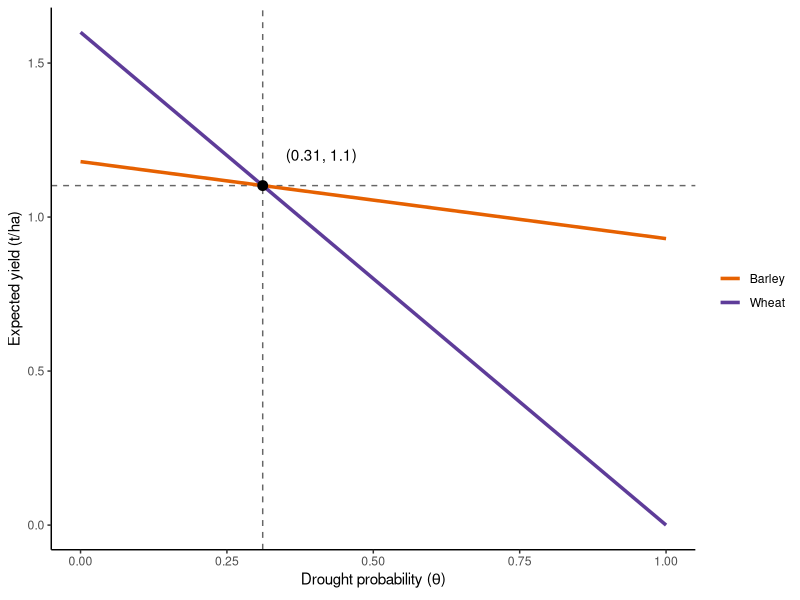

This figure's R source: (Note: this script raises an error after producing the figure.)
## ---- chunk 1
knitr::opts_chunk$set(echo = FALSE, cache = TRUE, fig.width = 5, fig.asp = 0.618)
library(raster)
library(ncdf4)
library(tidyverse)
library(patchwork)
## ---- chunk 2
wheat_dry <- 0
wheat_normal <- 1.6

barley_dry <- 0.93
barley_normal <- 1.18
## ---- chunk 3
expected_yield_wheat <- function(risk) {
  risk * wheat_dry + (1 - risk) * wheat_normal
}

expected_yield_barley <- function(risk) {
  risk * barley_dry + (1 - risk) * barley_normal
}

expected_yield <- function(risk) {
  expected_yield_wheat(risk) + expected_yield_barley(risk)
}

indiff <- tibble(risk = (barley_normal - wheat_normal) / (wheat_dry - wheat_normal - barley_dry + barley_normal),
                 yield = risk * wheat_dry + (1 - risk) * wheat_normal)
indiff_label <- paste0('(', round(indiff$risk, 2), ', ', round(indiff$yield, 2), ')')

tibble(risk = seq(0, 1, .1),
      Barley = expected_yield_barley(risk),
      Wheat = expected_yield_wheat(risk)) %>%
  gather(type, yield, Barley:Wheat) %>%
  ggplot(aes(risk, yield)) +
  geom_hline(yintercept = indiff$yield, linetype = 2, alpha = .6)+
  geom_vline(xintercept = indiff$risk, linetype = 2, alpha = .6) +
  geom_line(aes(color = type), size = 1.2) +
  geom_point(data = indiff, color = 'black', size = 3) +
  geom_text(data = indiff, label = indiff_label, nudge_x = 0.1, nudge_y = 0.1) +
  theme_classic() +
  scale_color_manual(values = c('#e66101', '#5e3c99'), name = '') +
  labs(x = expression('Drought probability (' * theta * ')'), y = 'Expected yield (t/ha)')
## ---- chunk 4
konya <- matrix(c(32.5, 37.9), nrow = 1) # point at which to sample TraCE
## ---- chunk 5
# convective precipitation
precc <- map(
  list.files('../Data/PRECC', full.names = TRUE)[-12],
  ~ brick(.) %>%
    raster::extract(konya, df = TRUE) %>%
    select(-ID) %>%
    gather(time, precc)
) %>%
  bind_rows()

# large-scale precipitation
precl <- map(
  list.files('../Data/PRECL', full.names = TRUE)[-12],
  ~ brick(.) %>%
    raster::extract(konya, df = TRUE) %>%
    select(-ID) %>%
    gather(time, precl)
) %>%
  bind_rows()
## ---- chunk 6
sim_past <- left_join(precc, precl, by = 'time') %>%
  mutate(
    rainfall = (precc + precl) * 2.628e+9, # unit conversion
    year = rep(-10200:-5001, each = 12),
    # hardcode dates instead of using ncdf time because of date shift with averaging period
    month = rep(1:12, times = 5200)
  ) %>%
  select(-time,-precl,-precc) %>%
  mutate(water_year = if_else(month %in% 10:12, year + 1L, year)) %>%
  filter(!(month %in% c(6:9))) %>%
  group_by(water_year) %>%
  add_tally() %>%
  filter(n == 8) %>%
  summarise(precip = sum(rainfall)) %>%
  mutate(drought = precip < 300) %>%
  filter(between(water_year, -9500, -5500)) %>%
  mutate(time_step = ceiling(water_year / 50),
         year = time_step * 50) %>%
  group_by(year) %>%
  summarise(risk = sum(drought) / 50) %>%
  filter(year != min(year)) 
## ---- chunk 7
sim_past %>%
  ggplot(aes(year, risk, fill = risk, color = risk)) +
  geom_hline(yintercept = indiff$risk, color = 'black', linetype = 2, size = 1) +
  geom_col(width = 38)  +
  scale_fill_distiller(palette = 'PuOr') +
  scale_color_distiller(palette = 'PuOr')+
  theme_minimal() +
  labs(x = 'Years BP', y = 'Drought risk') + theme(legend.position = "none")
## ---- chunk 8
prior <- function(m, n) {
  domain <- seq(0,1,0.005)
  val <- dbeta(domain, n * m, n * (1 - m))
  tibble('x' = domain, 'y' = val)
}

tibble(Age = seq(5, 50, 5),
       risk = 0.5) %>%
  mutate(belief = map2(risk, Age, ~prior(.x, .y))) %>%
  unnest(cols = c(belief)) %>%
  ggplot(aes(x, y)) +
  geom_line(aes(group = Age, color = Age), size = 1.2) +
  scale_color_distiller(palette = 'PuOr', guide = 'legend') +
  labs(x = expression('Perceived drought risk (' * theta * ')'), y = 'Density') +
  theme_classic()
## ---- chunk 9
prior2 <- function(a, b) {
  domain <- seq(0,1,0.005)
  val <- dbeta(domain, a, b)
  tibble('x' = domain, 'y' = val)
}

tibble(alpha = c(15 * 0.2, 50 * 0.2, 15 * 0.2 + 25 * 0.4, 50 * 0.2 + 25 * 0.4),
       beta = c(15 * 0.8, 50 * 0.8, 15 * 0.8 + 25 * 0.6, 50 * 0.8 + 25 * 0.6),
       time = factor(c('prior', 'prior', 'posterior', 'posterior'), levels = c('prior', 'posterior')),
       age = factor(c('15-year-old agent', '50-year-old agent', '15-year-old agent', '50-year-old agent'), levels = c('15-year-old agent', '50-year-old agent'))) %>%
  mutate(belief = map2(alpha, beta, ~prior2(.x, .y))) %>%
  unnest(cols = c(belief)) %>%
  ggplot(aes(x, y)) +
  geom_line(aes(group = time, color = time), size = 1.2, alpha = .9) +
scale_color_manual(values = c('#5e3c99', '#e66101'), name = '') +
    facet_wrap(~age, strip.position = 'bottom') +
    theme_classic() +
  theme(strip.background = element_blank(),
        legend.position = c(.43, .5),
        strip.placement = "outside") +
  labs(x = expression('Perceived drought risk (' * theta * ')'), y = 'Density')
## ---- chunk 10
agents <- tibble(id = 1:150, 
                 alpha = 1.5,
                 beta = 1.5,
                 risk = alpha / (alpha + beta),
                 crop = 'barley')

learn <- function(agents, drought) {
  if (drought == 'TRUE') wheat_yield <- wheat_dry; barley_yield <- barley_dry
  if (drought == 'FALSE') wheat_yield <- wheat_normal; barley_yield <- barley_normal

  agents %>%
    # farmer's turn to decide what to plant
      mutate(yield_exp = expected_yield(risk),
         barley_exp = expected_yield_barley(risk),
         wheat_exp = expected_yield_wheat(risk),
         crop = case_when(barley_exp > wheat_exp ~ 'barley',
                              barley_exp < wheat_exp ~ 'wheat',
                              barley_exp == wheat_exp ~ 'either'),
         prediction = map2(alpha, beta, ~rbeta(100, .x, .y)), # sample 100 as if agent is thinking in percentages
         wheat_prop = map_dbl(prediction, ~sum(. < indiff$risk)) / 100) %>%
      select(-prediction) %>%
  # "nature's" turn to decide realized yields
    mutate(alpha = drought + alpha,
           beta = beta + 1 - drought,
           risk = map2_dbl(alpha, beta, ~rbeta(1, .x, .y)))
}
## ---- chunk 11
set.seed(11111)
droughts <- c(runif(25) < 0.2, runif(25) < 0.4, runif(25) < 0.2)

run_sim <- function(droughts) {
  accumulate(droughts, ~learn(.x, .y), .init = agents) %>% 
    bind_rows(.id = 'time') %>%
    mutate(time = as.numeric(time)) %>%
    filter(time > 1)
}

sim1 <- run_sim(droughts)
## ---- chunk 12
a <- ggplot(sim1) +
  geom_rect(aes(xmin = 25, xmax = 50, ymin = -Inf, ymax = Inf), fill = 'lightgray', alpha = .2) +
  geom_point(aes(time, risk), alpha = .1) +
  geom_hline(yintercept = indiff$risk, color = 'red', linetype = 2) +
  theme_classic() +
  labs(x = 'Year', y = 'Perceived drought risk')

b <- sim1 %>%
  group_by(time, crop) %>%
  tally() %>%
ggplot(aes(time, n, fill = crop, color = crop)) +
  geom_bar(width = 1, stat = 'identity', position = 'fill') +
    scale_fill_manual(values = c('#f1a340', '#998ec3'), name = '') + 
    scale_color_manual(values = c('#f1a340', '#998ec3'), name = '') + 
    labs(x = 'Year', y = 'Wheat proportion') +
  theme_classic()

a / b + plot_annotation(tag_levels = 'A')
